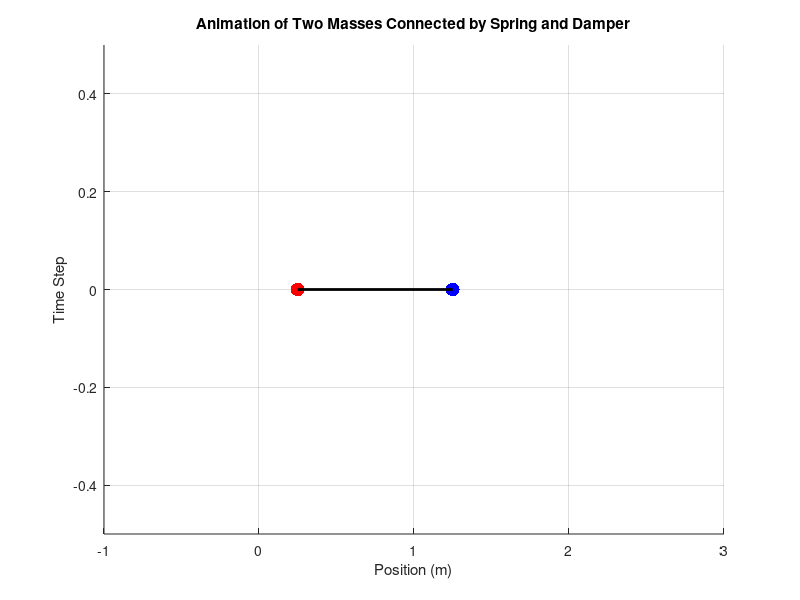
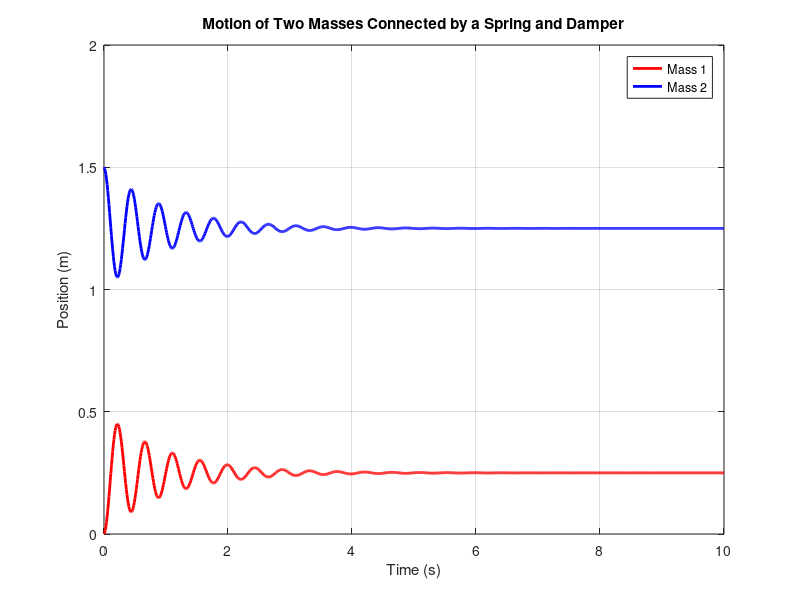

Source code (MATLAB) for these figures, in order:
%% 1. Problem Setup
%  We need to simulate two masses connected by:
%       A spring (based on Hooke's Law)
%       A damper (damping fore proportional to relative velocity)

%% 2. MATLAB Implementation of Two Masses
% Given these parameters from the LAB_PM
m = 0.2;          % Mass 
k = 20;           % Spring stiffness
b = 0.2;          % Damping coefficient
L0 = 1;           % Rest length of the spring

% Loop intervall
h = 0.01;         % Time step
tf = 10;          % Total simulation time

% Time vector
t = 0:h:tf;

% Initial conditions
r1 = 0;           % Position of mass 1 
r2 = 1.5;         % Position of mass 2 
v1 = 0;           % Velocity of mass 1 
v2 = 0;           % Velocity of mass 2 



% Arrays to store positions
r1_array = zeros(size(t));
r2_array = zeros(size(t));

% Initialize positions
r1_array(1) = r1;
r2_array(1) = r2;

% Create figure for animation
figure;
hold on;
grid on;
xlim([-1, 3]); % Adjust based on expected positions
ylim([-0.5, 0.5]); % To focus on horizontal motion
xlabel('Position (m)');
ylabel('Time Step');
title('Animation of Two Masses Connected by Spring and Damper');
mass1 = scatter(r1, 0, 100, 'r', 'filled'); % Mass 1
mass2 = scatter(r2, 0, 100, 'b', 'filled'); % Mass 2
spring = plot([r1, r2], [0, 0], 'k', 'LineWidth', 2); % Spring

% Simulation loop
for n = 1:length(t)-1

    % Compute spring force
    delta_r = r2 - r1;               % Displacement
    Fs = -k * (delta_r - L0);        % Spring force
    
    % Compute damping force
    Fb = -b * (v1 - v2);             % Damping force
    
    % Total forces on each mass
    F1 = -Fs + Fb;                   % Force on mass 1
    F2 = Fs - Fb;                    % Force on mass 2
    
    % Acceleration
    a1 = F1 / m;
    a2 = F2 / m;
    
    % Euler Start

    % Update velocities
    v1 = v1 + h * a1;
    v2 = v2 + h * a2;
    
    % Update positions
    r1 = r1 + h * v1;
    r2 = r2 + h * v2;
    
    % Euler Stop

    % Store positions
    r1_array(n+1) = r1;
    r2_array(n+1) = r2;
    
    % Update animation
    set(mass1, 'XData', r1); % Update position of mass 1
    set(mass2, 'XData', r2); % Update position of mass 2
    set(spring, 'XData', [r1, r2]); % Update spring line
    pause(0.01); % Pause for a short duration to control animation speed
end

figure;
plot(t, r1_array, 'r', 'LineWidth', 2); hold on;
plot(t, r2_array, 'b', 'LineWidth', 2);
xlabel('Time (s)');
ylabel('Position (m)');
legend('Mass 1', 'Mass 2');
title('Motion of Two Masses Connected by a Spring and Damper');
grid on;

%% 3. MATLAB Implementation of Four Masses

% % Parameters
% m = 0.2;          % Mass (kg)
% k_struct = 15;    % Structural spring stiffness (N/m)
% k_shear = 5;      % Shear spring stiffness (N/m)
% b_struct = 0.5;  % Structural damping coefficient (N·s/m)
% b_shear = 0.2;   % Shear damping coefficient (N·s/m)
% L0_struct = 1;    % Structural spring rest length (m)
% L0_shear = sqrt(2); % Shear spring rest length (m)
% h = 0.001;        % Time step (s) - Reduced for stability
% tf = 5;           % Total simulation time (s)
% 
% % Initial positions (2x2 grid)
% r = [0, 0; 1.0005, 0; 0, 1.0005; 1.0005, 1.0005]; % Masses 1-4
% v = zeros(4, 2);              % Velocities
% 
% % Time vector
% t = 0:h:tf;
% 
% % Arrays to store positions over time
% r_history = zeros(length(t), 4, 2);
% r_history(1, :, :) = r;
% 
% % Structural spring connections
% connections_struct = [1, 2; 1, 3; 2, 4; 3, 4];
% % Shear spring connections
% connections_shear = [1, 4; 2, 3];
% 
% % Simulation loop
% for n = 1:length(t)-1
%     % Initialize forces on each mass
%     F = zeros(4, 2);
%     
%     % Structural springs
%     for c = 1:size(connections_struct, 1)
%         i = connections_struct(c, 1);
%         j = connections_struct(c, 2);
%         delta_r = r(j, :) - r(i, :);
%         L = norm(delta_r);
%         dir = delta_r / L;
%         Fs = -k_struct * (L - L0_struct) * dir;
%         Fb = -b_struct * (v(j, :) - v(i, :));
%         F(i, :) = F(i, :) + Fs + Fb;
%         F(j, :) = F(j, :) - Fs - Fb;
%     end
%     
%     % Shear springs
%     for c = 1:size(connections_shear, 1)
%         i = connections_shear(c, 1);
%         j = connections_shear(c, 2);
%         delta_r = r(j, :) - r(i, :);
%         L = norm(delta_r);
%         dir = delta_r / L;
%         Fs = -k_shear * (L - L0_shear) * dir;
%         Fb = -b_shear * (v(j, :) - v(i, :));
%         F(i, :) = F(i, :) + Fs + Fb;
%         F(j, :) = F(j, :) - Fs - Fb;
%     end
%   
% 
%     % Update velocities and positions (Euler Method)
%     a = F / m;
%     v = v + h * a;
%     r = r + h * v;
%     
%     % Store positions
%     r_history(n+1, :, :) = r;
% end
% 
% % Animation
% figure;
% hold on;
% grid on;
% xlim([-1, 2]); ylim([-1, 2]);
% xlabel('X Position'); ylabel('Y Position');
% title('Motion of 4 Masses Connected by Springs');
% masses = scatter(r(:, 1), r(:, 2), 100, 'filled'); % Masses
% springs = gobjects(6, 1); % 4 structural + 2 shear springs
% 
% % Initial spring lines
% springs(1) = plot([r(1, 1), r(2, 1)], [r(1, 2), r(2, 2)], 'k'); % Mass 1-2
% springs(2) = plot([r(1, 1), r(3, 1)], [r(1, 2), r(3, 2)], 'k'); % Mass 1-3
% springs(3) = plot([r(2, 1), r(4, 1)], [r(2, 2), r(4, 2)], 'k'); % Mass 2-4
% springs(4) = plot([r(3, 1), r(4, 1)], [r(3, 2), r(4, 2)], 'k'); % Mass 3-4
% springs(5) = plot([r(1, 1), r(4, 1)], [r(1, 2), r(4, 2)], 'b'); % Shear 1-4
% springs(6) = plot([r(2, 1), r(3, 1)], [r(2, 2), r(3, 2)], 'b'); % Shear 2-3
% 
% for n = 1:length(t)
%     % Update positions in animation
%     set(masses, 'XData', r_history(n, :, 1), 'YData', r_history(n, :, 2));
%     set(springs(1), 'XData', [r_history(n, 1, 1), r_history(n, 2, 1)], ...
%                     'YData', [r_history(n, 1, 2), r_history(n, 2, 2)]);
%     set(springs(2), 'XData', [r_history(n, 1, 1), r_history(n, 3, 1)], ...
%                     'YData', [r_history(n, 1, 2), r_history(n, 3, 2)]);
%     set(springs(3), 'XData', [r_history(n, 2, 1), r_history(n, 4, 1)], ...
%                     'YData', [r_history(n, 2, 2), r_history(n, 4, 2)]);
%     set(springs(4), 'XData', [r_history(n, 3, 1), r_history(n, 4, 1)], ...
%                     'YData', [r_history(n, 3, 2), r_history(n, 4, 2)]);
%     set(springs(5), 'XData', [r_history(n, 1, 1), r_history(n, 4, 1)], ...
%                     'YData', [r_history(n, 1, 2), r_history(n, 4, 2)]);
%     set(springs(6), 'XData', [r_history(n, 2, 1), r_history(n, 3, 1)], ...
%                     'YData', [r_history(n, 2, 2), r_history(n, 3, 2)]);
%     pause(0.01);
% end







